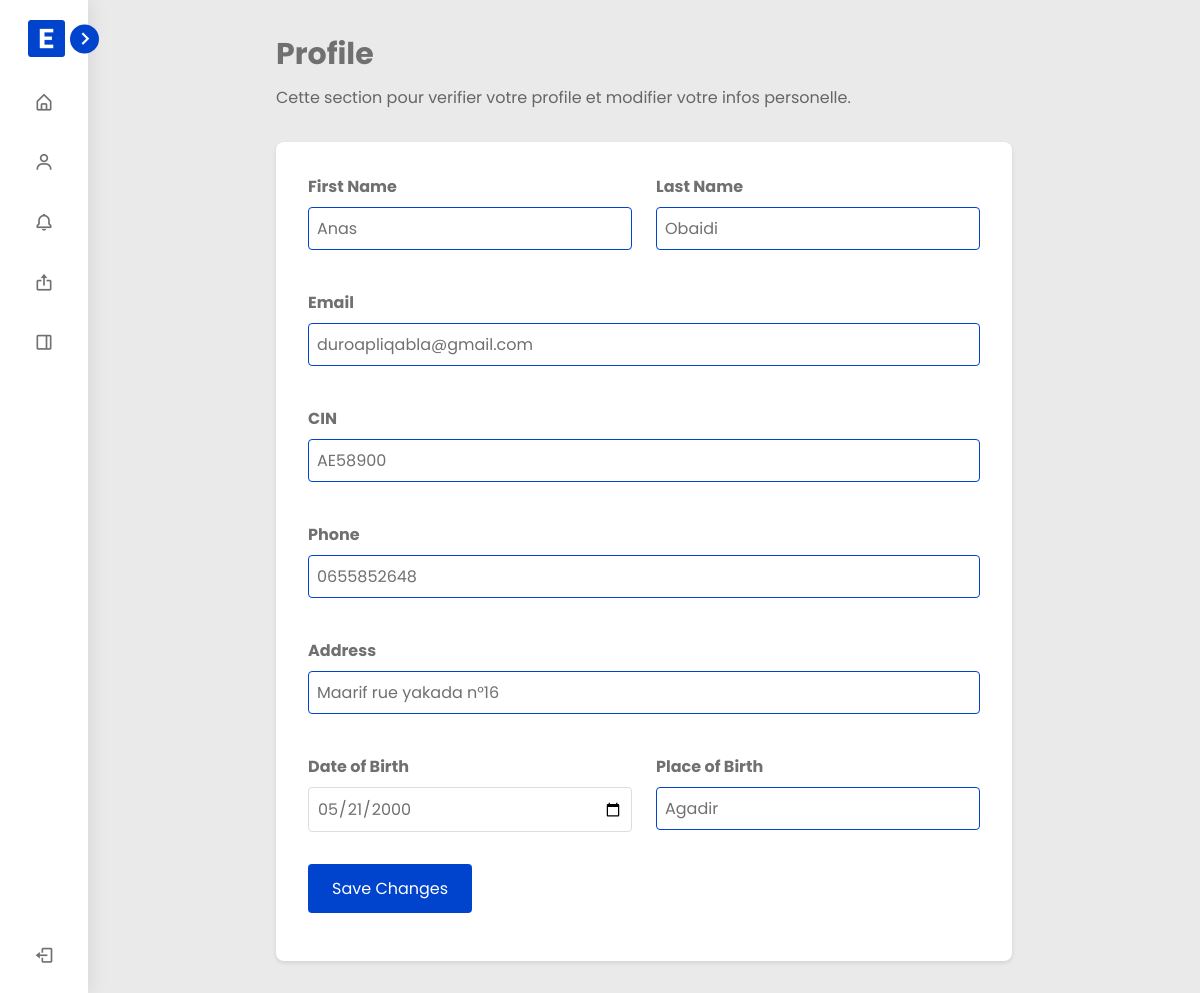
Page /profile/ (signed in) on the committed database.
### isicApp/models.py (models this page shows, shortened)
class CustomUser(AbstractUser):
    USER_TYPES = (
        ('responsable', 'Responsable'),
        ('etudiant', 'Etudiant'),
    )
    first_name = models.CharField(max_length=100)
    last_name = models.CharField(max_length=100)
    email = models.EmailField(unique=True)
    CIN = models.CharField(max_length=20, unique=True)
    address = models.CharField(max_length=255)
    date_of_birth = models.DateField(null=True, blank=True)
    place_of_birth = models.CharField(max_length=100)
    phone = models.CharField(max_length=20)
    user_type = models.CharField(max_length=20, choices=USER_TYPES)
    groups = models.ManyToManyField(
        Group,
        related_name='customuser_set',
        blank=True,
        help_text=('The groups this user belongs to. A user will get all permissions '
                   'granted to each of their groups.'),
        related_query_name='customuser',
    )
    user_permissions = models.ManyToManyField(
        Permission,
        related_name='customuser_set',
        blank=True,
        help_text='Specific permissions for this user.',
        related_query_name='customuser',
    )

### isicApp/views.py (the view)
# urls.py: path('profile/', views.profile_view, name='profile'),
@login_required(login_url='sign-in')
@user_passes_test(is_etudiant, login_url='sign-in')
def profile_view(request):
    if request.method == 'POST':
        form = ProfileUpdateForm(request.POST, instance=request.user)
        if form.is_valid():
            form.save()
            return JsonResponse({'success': True})
        else:
            return JsonResponse({'success': False, 'error': 'Invalid form data'})
    else:
        form = ProfileUpdateForm(instance=request.user)
    return render(request, 'profile.html', {'form': form})

### isicApp/forms.py
class ProfileUpdateForm(forms.ModelForm):
    class Meta:
        model = CustomUser
        fields = ('first_name', 'last_name', 'email', 'CIN', 'address', 'phone', 'date_of_birth', 'place_of_birth')

### isicApp/views.py (called while the page is built)
def is_etudiant(user):
    return user.user_type == 'etudiant'

### isicApp/templates/profile.html (shortened to what this page needs)
<!DOCTYPE html>
<html lang="en">
<head>
    {% load static %}
    <link rel="stylesheet" href="{% static 'css/profile.css' %}">
    <link href='https://unpkg.com/boxicons@2.1.4/css/boxicons.min.css' rel='stylesheet'>
</head>
<body>
    <nav class="sidebar close">
        <header>
            <div class="image-text">
                <span class="image">
                    <img src="{% static 'images/letter-e.png' %}" alt="logo">
                </span>
            </div>
            <i class='bx bx-chevron-right toggle'></i>
        </header>
        <div class="menu-bar">
            <div class="menu">
                <ul class="menu-links">
                    <li class="nav-link">
                        <a href="{% url 'edu-dash' %}" class="active">
                            <i class='bx bx-home-alt icon' ></i>
                        </a>
                    </li>
                    <li class="nav-link">
                        <a href="{% url 'profile' %}">
                            <i class='bx bx-user icon' ></i>
                        </a>
                    </li>
                    <li class="nav-link">
                        <a href="{% url 'notifications' %}">
                            <i class='bx bx-bell icon' ></i>
                        </a>
                    </li>
                    <li class="nav-link">
                        <a href="{% url 'submit-general-application' %}">
                            <i class='bx bx-export icon' ></i>
                        </a>
                    </li>
                    <li class="nav-link">
                        <a href="{% url 'my_apps' %}">
                            <i class='bx bx-dock-right icon'></i>
                        </a>
                    </li>
                </ul>
            </div>
            <div class="bottom-content">
                <li class="">
                    <a href="{% url 'sign-out' %}">
                        <i class='bx bx-log-out icon'></i>
                    </a>
                </li>
            </div>
        </div>
    </nav>
    <section class="home">
        <div class="container">
            <h1>Profile</h1>
            <p>Cette section pour verifier votre profile et modifier votre infos personelle.</p>
            <div class="card">
                <form id="profile-form" method="POST">
                    <div class="card-content">
                        <div class="grid-2">
                            <div class="form-group">
                                <label for="id_first_name">First Name</label>
                                <input type="text" id="id_first_name" name="first_name" value="{{ user.first_name }}">
                            </div>
                            <div class="form-group">
                                <label for="id_last_name">Last Name</label>
                                <input type="text" id="id_last_name" name="last_name" value="{{ user.last_name }}">
                            </div>
                        </div>
                        <div class="form-group">
                            <label for="id_email">Email</label>
                            <input type="email" id="id_email" name="email" value="{{ user.email }}">
                        </div>
                        <div class="form-group">
                            <label for="id_CIN">CIN</label>
                            <input type="text" id="id_CIN" name="CIN" value="{{ user.CIN }}">
                        </div>
                        <div class="form-group">
                            <label for="id_phone">Phone</label>
                            <input type="text" id="id_phone" name="phone" value="{{ user.phone }}">
                        </div>
                        <div class="form-group">
                            <label for="id_address">Address</label>
                            <input type="text" id="id_address" name="address" value="{{ user.address }}">
                        </div>
                        <div class="grid-2">
                            <div class="form-group">
                                <label for="id_date_of_birth">Date of Birth</label>
                                <input type="date" id="id_date_of_birth" name="date_of_birth" value="{{ user.date_of_birth|date:'Y-m-d' }}">
                            </div>
                            <div class="form-group">
                                <label for="id_place_of_birth">Place of Birth</label>
                                <input type="text" id="id_place_of_birth" name="place_of_birth" value="{{ user.place_of_birth }}">
                            </div>
                        </div>
                    </div>
                    <div class="form-group" style="margin-top: 1rem;">
                        <button type="submit" class="btn" id="save-changes">Save Changes</button>
                    </div>
                </form>
            </div>
        </div>
    </section>
</body>
</html>

### isicApp/static/css/profile.css (style rules this page uses)
* { margin: 0; padding: 0; box-sizing: border-box; font-family: 'Poppins', sans-serif; }
:root { --body-color: #eaeaea; --sidebar-color: #FFF; --primary-color: #0044CD; --primary-color-light: #EAF2FF; --toggle-color: #DDD; --text-color: #707070; --tran-02: all 0.2s ease; --tran-03: all 0.3s ease; --tran-04: all 0.4s ease; --tran-05: all 0.5s ease; }
body { height: 100vh; background: var(--body-color); }
.sidebar header { position: relative; }
.sidebar.close { width: 88px; }
.sidebar .image { min-width: 55px; display: flex; align-items: center; }
.sidebar { position: fixed; top: 0; left: 0; height: 100%; width: 250px; background: var(--sidebar-color); box-shadow: 0 0 20px rgba(0, 0, 0, 0.1); padding: 10px 14px; z-index: 100; }
.sidebar li { height: 50px; margin-top: 10px; list-style: none; display: flex; align-items: center; }
.sidebar li .icon { display: flex; align-items: center; justify-content: center; font-size: 20px; min-width: 60px; }
.sidebar li .icon, .sidebar li .text { color: var(--text-color); transition: var(--tran-03); }
.sidebar .image-text img { width: 70px; border-radius: 6px; padding: 10px 14px; padding-right: 19px; }
.sidebar header .image-text { display: flex; align-items: center; }
.sidebar header .toggle { position: absolute; top: 50%; right: -25px; transform: translateY(-50%); height: 29px; width: 29px; background: var(--primary-color); display: flex; align-items: center; justify-content: center; border-radius: 50%; color: var(--sidebar-color); font-size: 26px; }
.sidebar li a { height: 100%; width: 100%; display: flex; align-items: center; text-decoration: none; border-radius: 6px; transition: var(--tran-04); }
.sidebar .menu-bar { height: calc(100% - 60px); display: flex; flex-direction: column; justify-content: space-between; }
.home { position: relative; height: 100vh; left: 250px; width: calc(100% - 250px); background: var(--body-color); transition: var(--tran-05); }
.home h1 { font-size: 30px; font-weight: 700; color: var(--text-color); }
.sidebar.close ~ .home { left: 88px; width: calc(100% - 88px); }
.container { max-width: 800px; margin: 0 auto; padding: 2rem; }
.card { background-color: #fff; border-radius: 8px; box-shadow: 0 2px 4px rgba(0, 0, 0, 0.1); padding: 2rem; margin-top: 2rem; animation: slideTop 1s ease forwards; }
.card-content { display: grid; gap: 1.5rem; }
.grid-2 { display: grid; grid-template-columns: 1fr 1fr; gap: 1.5rem; }
.form-group { margin-bottom: 1rem; }
label { display: block; margin-bottom: 0.5rem; font-weight: bold; color: var(--text-color); }
input[type="text"], input[type="password"], input[type="email"], input[type="date"] { width: 100%; padding: 0.5rem; border: 1px solid #ddd; border-radius: 4px; font-size: 1rem; color: var(--text-color); }
input[type="text"], input[type="password"], input[type="email"], input[type="date"]:focus { border-color: #0044CD; outline: none; }
.btn { background-color: #0044CD; color: #fff; padding: 0.75rem 1.5rem; border: none; border-radius: 4px; cursor: pointer; font-size: 1rem; transition: var(--tran-04); }
h1 { margin-bottom: 0.5rem; animation: slideTop 1s ease forwards; }
p { color: #666; margin-bottom: 2rem; animation: slideTop 1s ease forwards; }

### rows in the picture
CustomUser: first_name "Anas", last_name "Obaidi", email "duroapliqabla@gmail.com", CIN "AE58900", phone "0655852648", address "Maarif rue yakada n°16", date_of_birth "05/21/2000", place_of_birth "Agadir"
